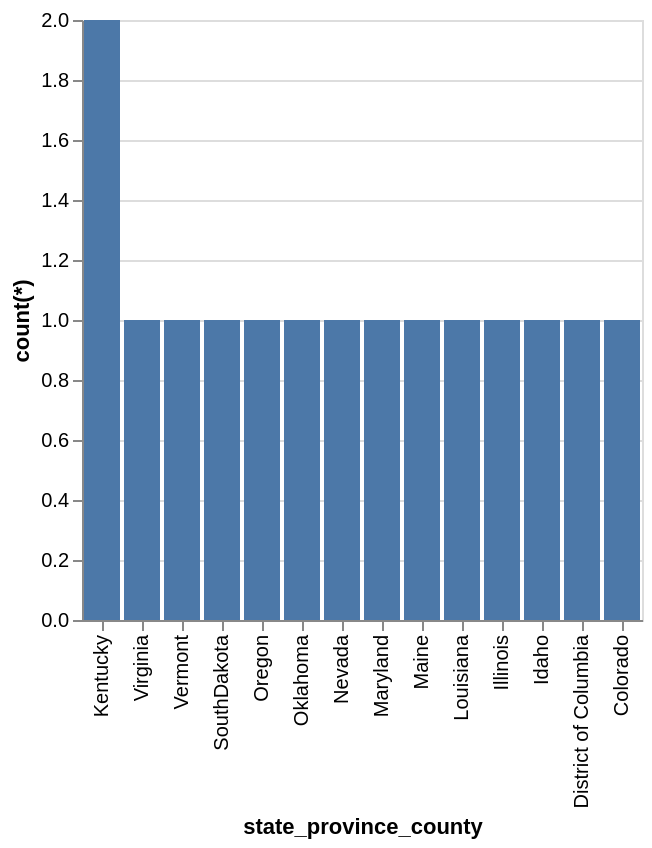

Express this chart as Vega-Lite.
### Vega-Lite specification from a JSON file in a GitHub repository (floating-point values rounded to 4 significant figures)
{"data": {"values": [{"x_data": "Kentucky", "y_data": 2}, {"x_data": "Virginia", "y_data": 1}, {"x_data": "Vermont", "y_data": 1}, {"x_data": "SouthDakota", "y_data": 1}, {"x_data": "Oregon", "y_data": 1}, {"x_data": "Oklahoma", "y_data": 1}, {"x_data": "Nevada", "y_data": 1}, {"x_data": "Maryland", "y_data": 1}, {"x_data": "Maine", "y_data": 1}, {"x_data": "Louisiana", "y_data": 1}, {"x_data": "Illinois", "y_data": 1}, {"x_data": "Idaho", "y_data": 1}, {"x_data": "District of Columbia", "y_data": 1}, {"x_data": "Colorado", "y_data": 1}]}, "mark": "bar", "encoding": {"x": {"field": "x_data", "type": "nominal", "title": "state_province_county", "sort": {"op": "sum", "field": "y_data", "order": "descending"}}, "y": {"field": "y_data", "type": "quantitative", "title": "count(*)"}}}
